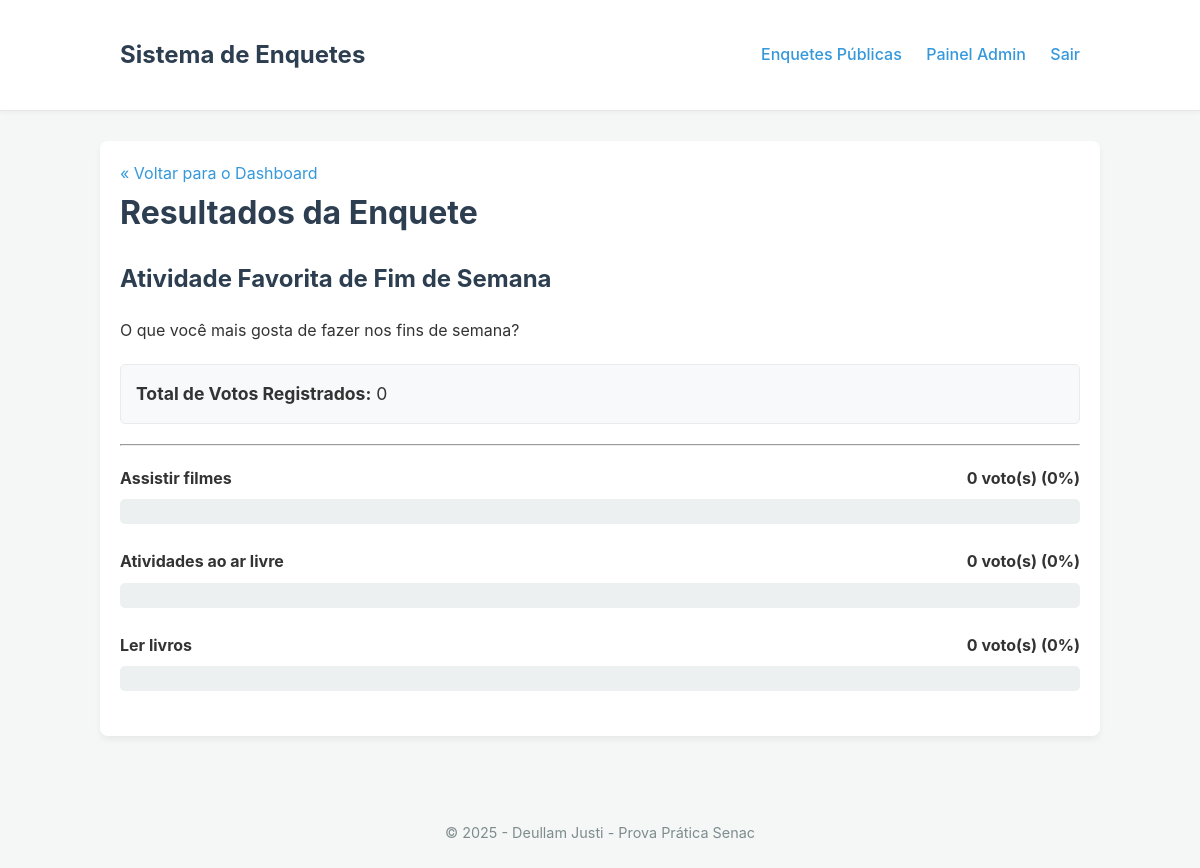
The page /admin/resultados/1 (signed in) on the database its author committed.
### tables this page shows
CREATE TABLE enquetes (
    id INT AUTO_INCREMENT PRIMARY KEY,
    titulo VARCHAR(255) NOT NULL,
    descricao TEXT,
    slug VARCHAR(100) NOT NULL UNIQUE,
    status ENUM('ativa', 'inativa') DEFAULT 'ativa',  
    criado_em TIMESTAMP DEFAULT CURRENT_TIMESTAMP,
    atualizado_em TIMESTAMP DEFAULT CURRENT_TIMESTAMP ON UPDATE CURRENT_TIMESTAMP
);

CREATE TABLE opcoes (
    id INT AUTO_INCREMENT PRIMARY KEY,
    enquete_id INT NOT NULL,
    texto VARCHAR(255) NOT NULL,
    FOREIGN KEY (enquete_id) REFERENCES enquetes(id) ON DELETE CASCADE
);

### app/features/admin/controllers/AdminController.php (called while the page is built, shortened)
<?php
class AdminController extends Controller
{
    private EnqueteRepository $enqueteRepository;
    public function __construct()
    {
        $this->enqueteRepository = new EnqueteRepository();
    }
    public function resultados(int $id)
    {
        $enqueteComResultados = $this->enqueteRepository->findResultados($id);
        $dadosParaView = [
            'pageTitle' => 'Resultados: ' . $enqueteComResultados['titulo'],
            'enquete' => $enqueteComResultados
        ];
        $this->view('features/admin/views/resultados', $dadosParaView);
    }
}

### app/core/Router.php (called while the page is built, shortened)
<?php
class Router
{
    protected $method = 'index';
    protected $params = [];
    public function dispatch()
    {
        $url = $this->parseUrl();
        if (isset($url[0]) && $url[0] === 'admin') {
            unset($url[0]);
            if (isset($url[1])) {
                $this->method = $url[1];
                unset($url[1]);
            } else {
                $this->method = 'dashboard';
            }
        }
        $this->controller = new $this->controller;
        $this->params = array_merge($this->params, $url ? array_values($url) : []);
        call_user_func_array([$this->controller, $this->method], $this->params);
    }
    private function parseUrl(): array
    {
        $uri = parse_url($_SERVER['REQUEST_URI'], PHP_URL_PATH);
        $uri = trim($uri, '/');
        return explode('/', $uri);
    }
}

### public/Index.php (called while the page is built, shortened)
<?php
spl_autoload_register(function ($className) {
    $namespacePrefix = 'App\\';
    $baseDir = __DIR__ . '/../app/';
    if (strncmp($namespacePrefix, $className, $len = strlen($namespacePrefix)) !== 0) {
        return;
    }
    $relativeClass = substr($className, $len);
    $file = $baseDir . str_replace('\\', '/', strtolower($relativeClass)) . '.php';
});
$router = new Router();
$router->dispatch();

### app/features/enquetes/models/EnqueteRepository.php (called while the page is built, shortened)
<?php
class EnqueteRepository
{
    private PDO $db;
    public function __construct()
    {
        $this->db = Database::getInstance()->getConnection();
    }
    public function findResultados(int $id): ?array
    {
        try {
            $sqlEnquete = "SELECT id, titulo, descricao FROM enquetes WHERE id = :id";
            $stmtEnquete = $this->db->prepare($sqlEnquete);
            $stmtEnquete->execute(['id' => $id]);
            $enquete = $stmtEnquete->fetch();
            $sqlResultados = "
            SELECT
                o.id,
                o.texto,
                COUNT(v.id) as total_votos
            FROM opcoes o
            LEFT JOIN votos v ON o.id = v.opcao_id
            WHERE o.enquete_id = :enquete_id
            GROUP BY o.id, o.texto
            ORDER BY total_votos DESC
        ";
            $stmtResultados = $this->db->prepare($sqlResultados);
            $stmtResultados->execute(['enquete_id' => $id]);
            $opcoesComVotos = $stmtResultados->fetchAll();
            $totalGeralVotos = array_sum(array_column($opcoesComVotos, 'total_votos'));
            $enquete['resultados'] = $opcoesComVotos;
            $enquete['total_geral_votos'] = $totalGeralVotos;
            return $enquete;
        } catch (\PDOException $e) {
            error_log("Erro ao buscar resultados da enquete: " . $e->getMessage());
            return null;
        }
    }
}

### app/core/Database.php (called while the page is built, shortened)
<?php
final class Database {
    private static ?self $instance = null;
    private function __construct() {
        $host = $_ENV['DB_HOST'] ?? 'localhost';
        $dbname = $_ENV['DB_NAME'] ?? 'mydb';
        $user = $_ENV['DB_USER'] ?? 'root';
        $pass = $_ENV['DB_PASSWORD'] ?? 'rootroot';
        $dsn = "mysql:host={$host};dbname={$dbname};charset=utf8mb4";
        $options = [
            PDO::ATTR_ERRMODE => PDO::ERRMODE_EXCEPTION,
            PDO::ATTR_DEFAULT_FETCH_MODE => PDO::FETCH_ASSOC,
            PDO::ATTR_EMULATE_PREPARES => false,
        ];
    }
    public static function getInstance(): self {
        if (self::$instance === null) {
            self::$instance = new self();
        }
        return self::$instance;
    }
}

### app/features/admin/views/resultados.php (the view, shortened to what this page needs)
<a href="/admin/dashboard">&laquo; Voltar para o Dashboard</a>
<h1>Resultados da Enquete</h1>
<h2><?php echo htmlspecialchars($enquete['titulo']); ?></h2>
<p><?php echo htmlspecialchars($enquete['descricao']); ?></p>
<div class="info-total-votos">
    <strong>Total de Votos Registrados:</strong> <?php echo $enquete['total_geral_votos']; ?>
</div>
<hr>
<div class="lista-resultados">
    <?php if (empty($enquete['resultados'])): ?>
        <p>Ainda não há votos para esta enquete.</p>
    <?php else: ?>
        <?php foreach ($enquete['resultados'] as $resultado): ?>
            <div class="resultado-item">
                <div class="resultado-info">
                    <span class="opcao-texto"><?php echo htmlspecialchars($resultado['texto']); ?></span>
                    <span class="votos-contagem">
                        <?php echo $resultado['total_votos']; ?> voto(s) (<?php echo $resultado['percentual']; ?>%)
                    </span>
                </div>
                <div class="barra-progresso">
                </div>
            </div>
        <?php endforeach; ?>
    <?php endif; ?>
</div>

### public/css/estilo.css (style rules this page uses)
body { font-family: -apple-system, BlinkMacSystemFont, "Segoe UI", Roboto, Helvetica, Arial, sans-serif; margin: 0; background-color: #f4f7f6; color: #333; line-height: 1.6; }
h1, h2, h3 { color: #2c3e50; margin-top: 0; }
a { color: #3498db; text-decoration: none; }
.info-total-votos { margin: 20px 0; padding: 15px; background-color: #f8f9fa; border: 1px solid #e9ecef; border-radius: 5px; font-size: 1.1em; }
.lista-resultados { margin-top: 20px; }
.resultado-item { margin-bottom: 25px; }
.resultado-info { display: flex; justify-content: space-between; margin-bottom: 8px; font-weight: bold; }
.barra-progresso { width: 100%; height: 25px; background-color: #ecf0f1; border-radius: 5px; overflow: hidden; }

### rows shown on the page
enquetes: titulo "Atividade Favorita de Fim de Semana", descricao "O que você mais gosta de fazer nos fins de semana?"
opcoes: texto "Assistir filmes", total_votos "0", percentual "0"
opcoes: texto "Atividades ao ar livre", total_votos "0", percentual "0"
opcoes: texto "Ler livros", total_votos "0", percentual "0"

### other values the page prints
$enquete['total_geral_votos'] "0"
